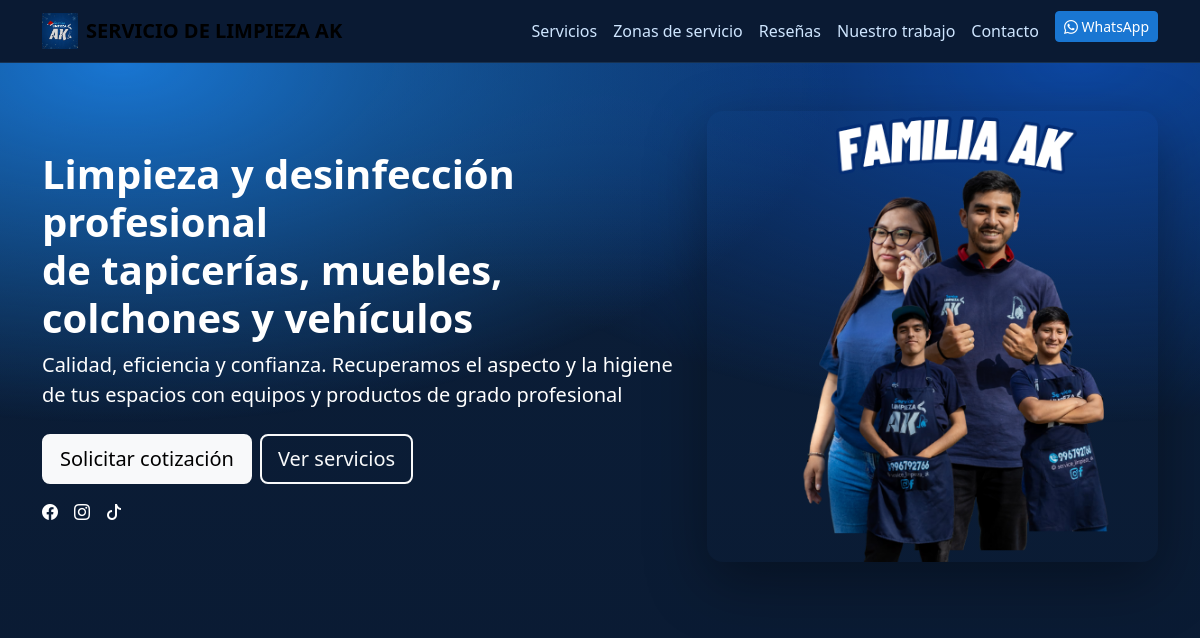
Page /partials.header.php on the committed database.
### tables this page shows
CREATE TABLE settings (
  id INT AUTO_INCREMENT PRIMARY KEY,
  business_name VARCHAR(160) NOT NULL,
  hero_title VARCHAR(300) NOT NULL,
  hero_subtitle VARCHAR(400) NULL,
  address VARCHAR(240) NULL,
  whatsapp VARCHAR(60) NULL,
  facebook VARCHAR(200) NULL,
  instagram VARCHAR(200) NULL,
  tiktok VARCHAR(200) NULL,
  yape VARCHAR(100) NULL,
  plin VARCHAR(100) NULL
);

### db.php (called while the page is built, shortened)
<?php
function db() {
  static $pdo;
  if (!$pdo) {
    $dsn = 'mysql:host=' . DB_HOST . ';dbname=' . DB_NAME . ';charset=utf8mb4';
    $options = [
      PDO::ATTR_ERRMODE => PDO::ERRMODE_EXCEPTION,
      PDO::ATTR_DEFAULT_FETCH_MODE => PDO::FETCH_ASSOC,
    ];
    $pdo = new PDO($dsn, DB_USER, DB_PASS, $options);
  }
  return $pdo;
}
function setting($key) {
  $pdo = db();
  $stmt = $pdo->query('SELECT * FROM settings ORDER BY id DESC LIMIT 1');
  $row = $stmt->fetch();
  return $row[$key] ?? '';
}
?>

### partials.header.php (the view, shortened to what this page needs)
<?php require_once __DIR__ . '/db.php'; ?>
<!DOCTYPE html>
<html lang="es">
<head>
  <link href="https://cdn.jsdelivr.net/npm/bootstrap@5.3.3/dist/css/bootstrap.min.css" rel="stylesheet">
  <link href="https://cdnjs.cloudflare.com/ajax/libs/bootstrap-icons/1.11.3/font/bootstrap-icons.min.css" rel="stylesheet">
</head>
<body>
<nav class="navbar navbar-expand-lg sticky-top">
  <div class="container">
    <a class="navbar-brand d-flex align-items-center gap-2 brand-badge" href="index.php">
      <img src="assets/img/5.jpg" alt="Logo">
      <span class="fw-bold"><?php echo setting('business_name'); ?></span>
    </a>
    <div class="collapse navbar-collapse" id="nav">
      <ul class="navbar-nav ms-auto mb-2 mb-lg-0">
        <li class="nav-item"><a class="nav-link" href="#servicios">Servicios</a></li>
        <li class="nav-item"><a class="nav-link" href="#zonas">Zonas de servicio</a></li>
        <li class="nav-item"><a class="nav-link" href="#opiniones">Reseñas</a></li>
        <li class="nav-item"><a class="nav-link" href="#trabajos">Nuestro trabajo</a></li>
        <li class="nav-item"><a class="nav-link" href="#contacto">Contacto</a></li>
        <li class="nav-item"><a class="btn btn-primary btn-sm ms-lg-2" href="https://wa.me/<?php echo preg_replace('/\D+/', '', setting('whatsapp')); ?>" target="_blank"><i class="bi bi-whatsapp"></i> WhatsApp</a></li>
      </ul>
    </div>
  </div>
</nav>
<section class="hero py-5">
  <div class="container">
    <div class="row align-items-center g-4">
      <div class="col-lg-7">
        <h1 class="display-6 fw-bold"><?php echo nl2br(htmlspecialchars(setting('hero_title'))); ?></h1>
        <p class="lead mb-4"><?php echo nl2br(htmlspecialchars(setting('hero_subtitle'))); ?></p>
        <div class="cta d-flex flex-wrap gap-2">
          <a class="btn btn-light btn-lg" href="#contacto">Solicitar cotización</a>
          <a class="btn btn-outline-light btn-lg" href="#servicios">Ver servicios</a>
        </div>
        <div class="mt-3 d-flex align-items-center gap-3">
          <a class="text-white" href="<?php echo setting('facebook'); ?>" target="_blank" title="Facebook"><i class="bi bi-facebook"></i></a>
          <a class="text-white" href="<?php echo setting('instagram'); ?>" target="_blank" title="Instagram"><i class="bi bi-instagram"></i></a>
          <a class="text-white" href="<?php echo setting('tiktok'); ?>" target="_blank" title="TikTok"><i class="bi bi-tiktok"></i></a>
        </div>
      </div>
      <div class="col-lg-5">
        <img class="w-100" src="assets/img/principal.png" alt="Imagen principal de la empresa" style="border-radius:1rem; box-shadow: 0 20px 60px rgba(0,0,0,.35);">
      </div>
    </div>
  </div>
</section>

### partials.header.php (style rules this page uses)
:root { --bg1:#0d47a1; --bg2:#1976d2; --accent:#64b5f6; --text:#eaf2ff; }
html, body { height: 100%; }
body { font-family: system-ui, -apple-system, Segoe UI, Roboto, "Helvetica Neue", Arial, "Noto Sans"; color: var(--text); background: linear-gradient(180deg, #0b1f3a 0%, #0a1a32 100%); background-attachment: fixed; }
.navbar { background: rgba(10, 26, 50, .8); backdrop-filter: blur(6px); border-bottom: 1px solid rgba(100,181,246,.15); }
.navbar .nav-link { color: #cfe6ff; }
.brand-badge img { height: 36px; width:auto; }
.hero { background: radial-gradient(1200px 600px at 10% 0%, var(--bg2) 0%, transparent 60%), radial-gradient(1200px 600px at 90% 0%, var(--bg1) 0%, transparent 60%); color: white; position: relative; }
.hero .cta .btn { border-width: 2px; }
.btn-primary { background: var(--bg2); border-color: var(--bg2); }

### rows in the picture
settings: business_name "SERVICIO DE LIMPIEZA AK", hero_title "Limpieza y desinfección profesional de tapicerías, muebles, colchones y vehículos", hero_subtitle "Calidad, eficiencia y confianza. Recuperamos el aspecto y la higiene de tus espacios con equipos y productos de grado profesional"
